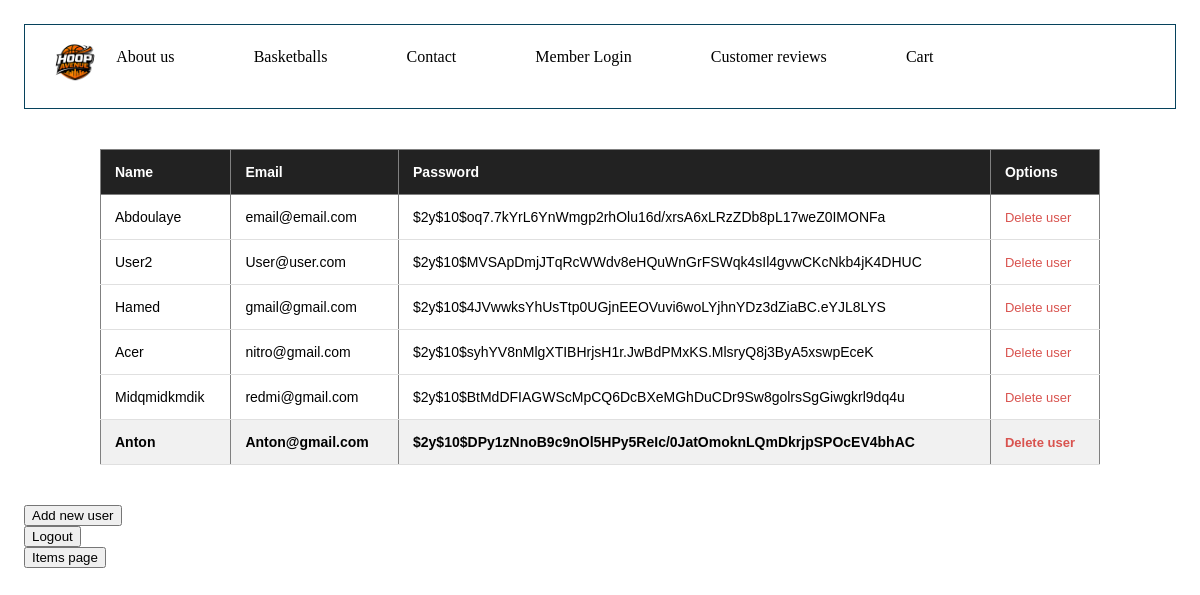
Page /staff-member-area/membersarea.php (signed in) on the committed database.
### tables this page shows
CREATE TABLE IF NOT EXISTS `users` (
  `user_id` int NOT NULL AUTO_INCREMENT,
  `name` varchar(128) DEFAULT NULL,
  `email` varchar(128) DEFAULT NULL,
  `password` varchar(128) DEFAULT NULL,
  PRIMARY KEY (`user_id`),
  KEY `email` (`email`)
);

### staff-member-area/membersarea.php (the view, shortened to what this page needs)
<?php
require_once "../pdo.php";
require '../project_header.php';
$stmt = $pdo->query("SELECT name, email, password FROM users");
$rows = $stmt->fetchAll(PDO::FETCH_ASSOC);
?>
<html>
<head>
    <link rel="stylesheet" href="../css/style.css">
</head>
<body>
    <div class="container">
        <table border="1">
            <tr>
                <th>Name</th>
                <th>Email</th>
                <th>Password</th>
                <th>Options</th>
            </tr>
            <?php
            foreach ($rows as $row) {
                echo "<tr><td>";
                echo (htmlentities($row['name']));
                echo ("</td><td>");
                echo (htmlentities($row['email']));
                echo ("</td><td>");
                echo (htmlentities($row['password']));
                echo ("<td>");
                echo '<a href="deleteuser.php?deleteid=' . $row['email'] . '">Delete user</a>';
                echo ("</td></tr>");
            }
            ?>
        </table>
    </div>
    <form method="POST" action="addmember.php">
        <button type="submit">Add new user</button>
    </form>
    <form method="POST" action="logout.php">
        <button type="submit">Logout</button>
    </form>
    <form method="POST" action="stock.php">
        <button type="submit">Items page</button>
</body>
</html>

### css/horizontal.css (style rules this page uses)
body { background-color: #ffffff; margin: 1%; padding:1%; }

### css/style.css (style rules this page uses)
.container { max-width: 1000px; margin: 40px auto; padding: 0 15px; }
.container table { width: 100%; border-collapse: collapse; background: #ffffff; font-family: Arial, Helvetica, sans-serif; }
.container th { background-color: #222; color: #ffffff; text-align: left; padding: 14px; font-size: 14px; }
.container td { padding: 14px; border-bottom: 1px solid #e0e0e0; vertical-align: middle; font-size: 14px; }
.container a { color: #d9534f; text-decoration: none; font-size: 13px; }
.container tr:last-child td { font-weight: bold; background-color: #f1f1f1; }

### rows in the picture
users: name "Abdoulaye", email "email@email.com", password "$2y$10$oq7.7kYrL6YnWmgp2rhOlu16d/xrsA6xLRzZDb8pL17weZ0IMONFa"
users: name "User2", email "User@user.com", password "$2y$10$MVSApDmjJTqRcWWdv8eHQuWnGrFSWqk4sIl4gvwCKcNkb4jK4DHUC"
users: name "Hamed", email "gmail@gmail.com", password "$2y$10$4JVwwksYhUsTtp0UGjnEEOVuvi6woLYjhnYDz3dZiaBC.eYJL8LYS"
users: name "Acer", email "nitro@gmail.com", password "$2y$10$syhYV8nMlgXTIBHrjsH1r.JwBdPMxKS.MlsryQ8j3ByA5xswpEceK"
users: name "Midqmidkmdik", email "redmi@gmail.com", password "$2y$10$BtMdDFIAGWScMpCQ6DcBXeMGhDuCDr9Sw8golrsSgGiwgkrl9dq4u"
users: name "Anton", email "Anton@gmail.com", password "$2y$10$DPy1zNnoB9c9nOl5HPy5ReIc/0JatOmoknLQmDkrjpSPOcEV4bhAC"
